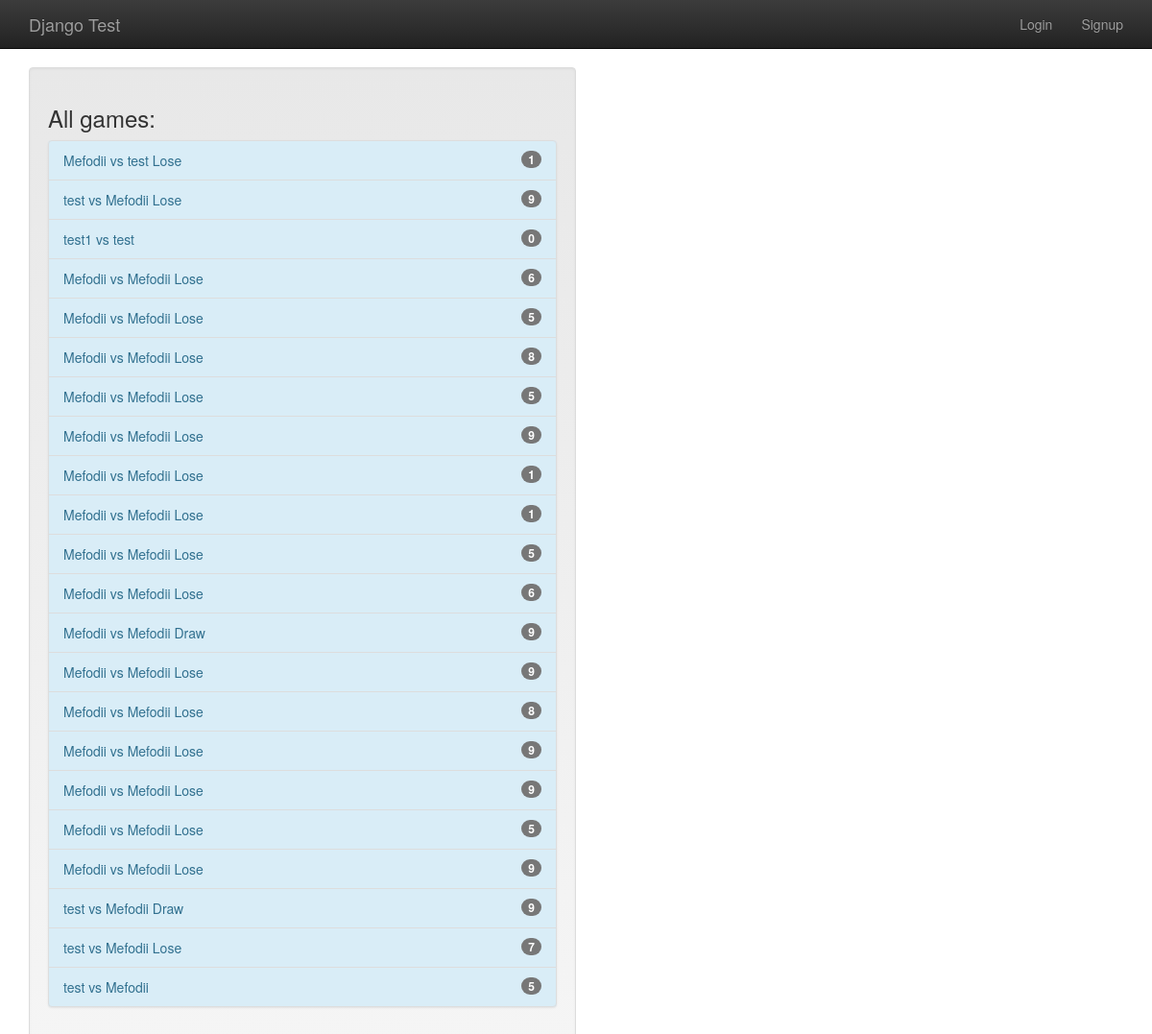
The page /games/all_games on the database its author committed.
### gameplay/models.py (models this page shows, shortened)
class Game(models.Model):
    first_player = models.ForeignKey(User, related_name="games_first_player", on_delete=models.CASCADE)
    second_player = models.ForeignKey(User, related_name="games_second_player", on_delete=models.CASCADE)
    start_time = models.DateTimeField(auto_now_add=True)
    last_active = models.DateTimeField(auto_now=True)
    status = models.CharField(max_length=1, default='F', choices=GAME_STATUS_CHOICES)
    objects = GameQuerySet.as_manager()
    def get_absolute_url(self):
        return reverse("gameplay_detail", args=[self.id])
    def __str__(self):
        return "{0} vs {1}".format(self.first_player, self.second_player)

### gameplay/views.py (the view)
# urls.py: path("all_games", AllGamesList.as_view()),
class AllGamesList(ListView):
    model = Game

### templates/gameplay/game_list.html
{% extends "base.html" %}
{% block content %}
    <div class="well col-sm-6">
        <h3>All games:</h3>
        {% include "player/game_list_snippet.html" with games_list=object_list %}
    </div>
{% endblock %}

### templates/player/game_list_snippet.html
{% if games_list %}
    <div class="list-group bg-info">
        {% for game in games_list %}
            <a class="list-group-item list-group-item-info"
               href="{{ game.get_absolute_url }}">
                {{ game }}
                {% if game.status not in "FS" %}
                    {% if game.status == "D" %}
                        Draw
                    {% elif game.status == "W" and user == game.first_player %}
                        Win
                    {% elif game.status == "L" and user == game.second_player %}
                        Win
                    {% else %}
                        Lose
                    {% endif %}
                {% endif %}
                <span class="badge">{{ game.move_set.count }}</span>
            </a>
        {% endfor %}
    </div>
{% endif %}

### templates/base.html (style rules this page uses)
body { padding-top: 70px; padding-bottom: 20px; }

### rows shown on the page
Game: first_player+second_player "Mefodii vs test", status "Lose", move_set.count "1"
Game: first_player+second_player "test vs Mefodii", status "Lose", move_set.count "9"
Game: first_player+second_player "test1 vs test", move_set.count "0"
Game: first_player+second_player "Mefodii vs Mefodii", status "Lose", move_set.count "6"
Game: first_player+second_player "Mefodii vs Mefodii", status "Lose", move_set.count "5"
Game: first_player+second_player "Mefodii vs Mefodii", status "Lose", move_set.count "8"
Game: first_player+second_player "Mefodii vs Mefodii", status "Lose", move_set.count "5"
Game: first_player+second_player "Mefodii vs Mefodii", status "Lose", move_set.count "9"
Game: first_player+second_player "Mefodii vs Mefodii", status "Lose", move_set.count "1"
Game: first_player+second_player "Mefodii vs Mefodii", status "Lose", move_set.count "1"
Game: first_player+second_player "Mefodii vs Mefodii", status "Lose", move_set.count "5"
Game: first_player+second_player "Mefodii vs Mefodii", status "Lose", move_set.count "6"
Game: first_player+second_player "Mefodii vs Mefodii", status "Draw", move_set.count "9"
Game: first_player+second_player "Mefodii vs Mefodii", status "Lose", move_set.count "9"
Game: first_player+second_player "Mefodii vs Mefodii", status "Lose", move_set.count "8"
Game: first_player+second_player "Mefodii vs Mefodii", status "Lose", move_set.count "9"
Game: first_player+second_player "Mefodii vs Mefodii", status "Lose", move_set.count "9"
Game: first_player+second_player "Mefodii vs Mefodii", status "Lose", move_set.count "5"
Game: first_player+second_player "Mefodii vs Mefodii", status "Lose", move_set.count "9"
Game: first_player+second_player "test vs Mefodii", status "Draw", move_set.count "9"
Game: first_player+second_player "test vs Mefodii", status "Lose", move_set.count "7"
Game: first_player+second_player "test vs Mefodii", move_set.count "5"
